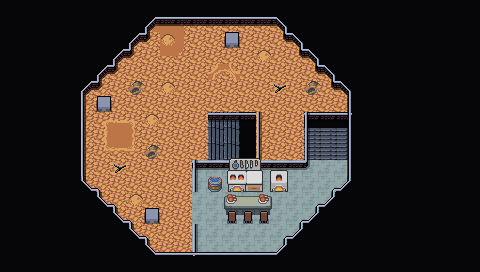

Tiled map render using the project's own tile images. Description and the map definition, with tile-layer contents summarised, below:
An orthogonal 30x17 tile map with 16x16 px tiles, 5 tile layers (Collision, Background, Walls, Ornamental Walls, ...), 3 tilesets and 18 objects.

<map version="1.10" tiledversion="1.10.2" orientation="orthogonal" renderorder="right-down" width="30" height="17" tilewidth="16" tileheight="16" infinite="0" nextlayerid="9" nextobjectid="106">
 <editorsettings>
  <export target="wastetown..tmx" format="tmx" />
 </editorsettings>
 <tileset firstgid="1" source="../../../../common/maps/tileset/main.tsx" />
 <tileset firstgid="10113" source="../../../../common/maps/tileset/buildings.tsx" />
 <tileset firstgid="11905" source="../../../../common/maps/tileset/dungeon.tsx" />
 <layer id="8" name="Collision" width="30" height="17">
  <data>[510 cells, 12 non-empty, 1 distinct tile ids]</data>
 </layer>
 <layer id="1" name="Background" width="30" height="17">
  <data>[510 cells, 510 non-empty, 14 distinct tile ids]</data>
 </layer>
 <layer id="2" name="Walls" width="30" height="17">
  <data>[510 cells, 384 non-empty, 32 distinct tile ids]</data>
 </layer>
 <layer id="7" name="Ornamental Walls" width="30" height="17">
  <data>[510 cells, 81 non-empty, 23 distinct tile ids]</data>
 </layer>
 <layer id="3" name="Clutter" width="30" height="17">
  <properties>
   <property name="spriteLayer" type="bool" value="true" />
  </properties>
  <data>[510 cells, 28 non-empty, 20 distinct tile ids]</data>
 </layer>
 <objectgroup id="4" name="Objects">
  <object id="87" template="../../../../common/maps/obj/door_down.tx" x="308.384" y="159.596" width="39.283" height="32.2627">
   <properties>
    <property name="teleport" value="../AvatarEdited/maps/map/aerie/aerie_4.tmx" />
    <property name="teleportObjectId" value="87" />
   </properties>
  </object>
  <object id="88" template="../../../../common/maps/obj/door_right.tx" x="209" y="160" width="46.5" height="41.6667">
   <properties>
    <property name="direction" value="right" />
    <property name="teleport" value="../AvatarEdited/maps/map/aerie/aerie_2.tmx" />
    <property name="teleportObjectId" value="91" />
   </properties>
  </object>
  <object id="89" template="../../../../common/maps/obj/enemy.tx" x="186.348" y="216.593">
   <properties>
    <property name="enemy" value="Aerie Guard" />
    <property name="threatRange" type="int" value="30" />
    <property name="waypoints" value="96,97,98,99,98,97,96,95,100,94,101,102,101,94,100,95" />
   </properties>
  </object>
  <object id="90" template="../../../../common/maps/obj/enemy.tx" x="224.667" y="41">
   <properties>
    <property name="enemy" value="Falcon" />
    <property name="threatRange" type="int" value="30" />
   </properties>
  </object>
  <object id="92" template="../../../../common/maps/obj/enemy.tx" x="96" y="106.333">
   <properties>
    <property name="enemy" value="Falcon" />
    <property name="threatRange" type="int" value="50" />
   </properties>
  </object>
  <object id="93" template="../../../../common/maps/obj/enemy.tx" x="144" y="218">
   <properties>
    <property name="enemy" value="Falcon" />
    <property name="threatRange" type="int" value="30" />
   </properties>
  </object>
  <object id="94" template="../../../../common/maps/obj/waypoint.tx" x="178.667" y="91" />
  <object id="95" template="../../../../common/maps/obj/waypoint.tx" x="166.333" y="219" />
  <object id="96" template="../../../../common/maps/obj/waypoint.tx" x="203.667" y="219.667" />
  <object id="97" template="../../../../common/maps/obj/waypoint.tx" x="204" y="247" />
  <object id="98" template="../../../../common/maps/obj/waypoint.tx" x="258" y="246.667" />
  <object id="99" template="../../../../common/maps/obj/waypoint.tx" x="309" y="191" />
  <object id="100" template="../../../../common/maps/obj/waypoint.tx" x="145" y="140.333" />
  <object id="101" template="../../../../common/maps/obj/waypoint.tx" x="275" y="87" />
  <object id="102" template="../../../../common/maps/obj/waypoint.tx" x="274.667" y="147" />
  <object id="103" template="../../../../common/maps/obj/gold.tx" x="276.333" y="158.333" />
  <object id="104" template="../../../../common/maps/obj/treasure.tx" x="86.3333" y="132.333">
   <properties>
    <property name="reward">[
  {
      "type": "card",
      "probability": 1,
      "count": 1,
      "addMaxCount": 5,
      "colors": [
        "White",
        "Blue",
        "Green"
      ],
      "rarity": [
        "Common",
        "Rare",
        "Uncommon"
      ],
      "subTypes": [
        "Bird"
      ],
      "cardTypes": [
        "Creature"
      ]
    }
]</property>
   </properties>
  </object>
  <object id="105" template="../../../../common/maps/obj/manashards.tx" x="187.667" y="43" />
 </objectgroup>
</map>
